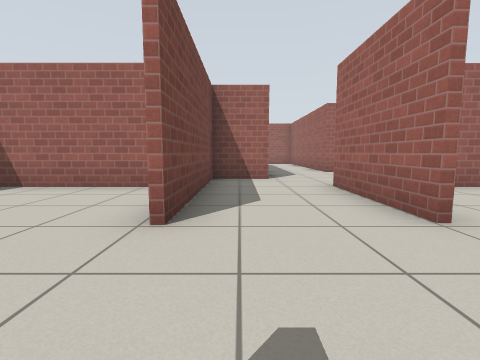
View 1 (above)

18 first-person views from a walk through a world built for the Gazebo simulator. The camera is 0.72 m above the floor, tilts 6° down and sees 85° across. The floor is counted in squares, 1 m on a side. Each view is taken from the middle of a square. On the plan, view 1 faces up. The plan holds only what a view shows up to about 9 squares ahead; the rest is blank. Simple patterns stand in for the simulator's built-in surfaces.

View 2
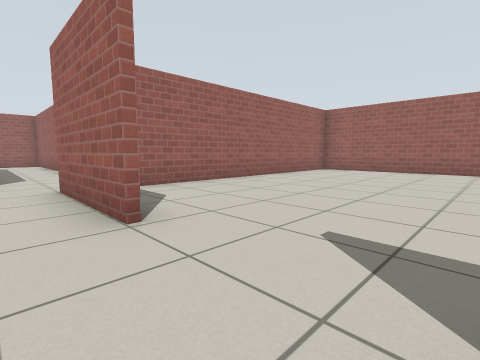

View 3
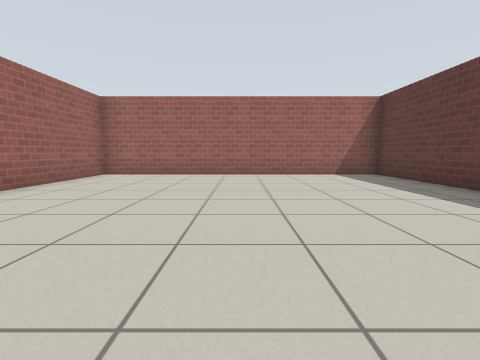

View 4
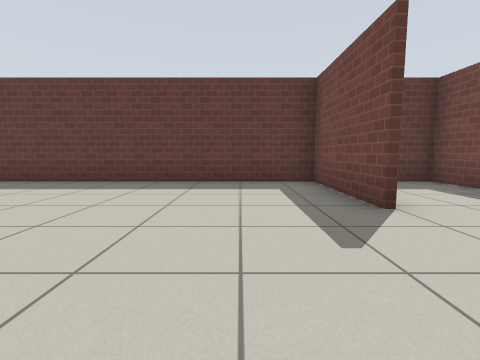

View 5
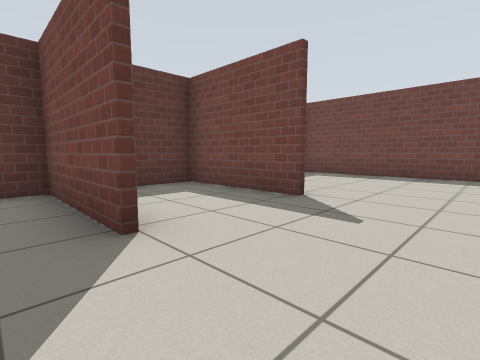

View 6
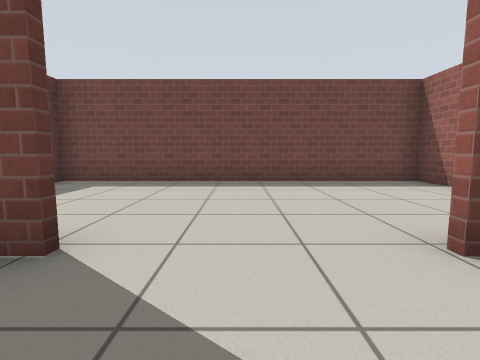

View 7
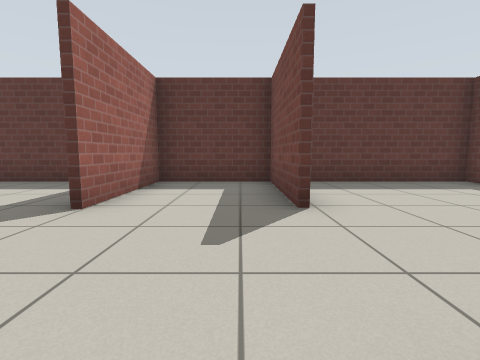

View 8
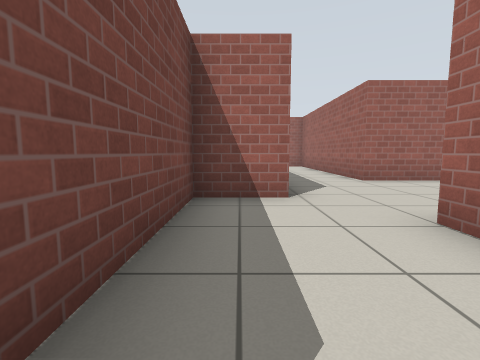

View 9
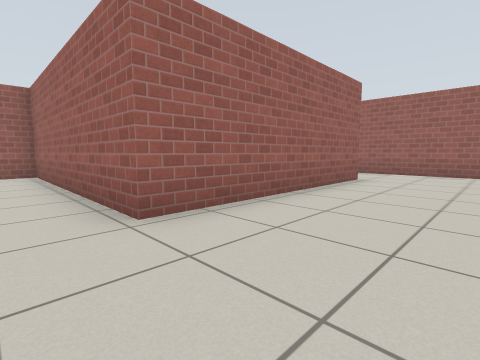

View 10
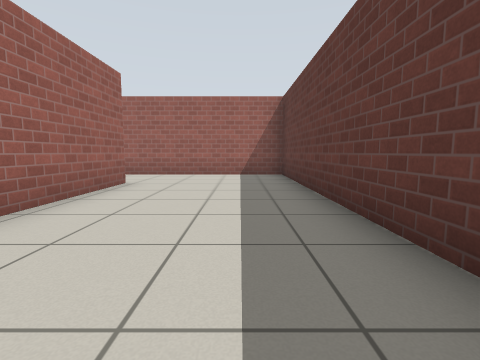

View 11
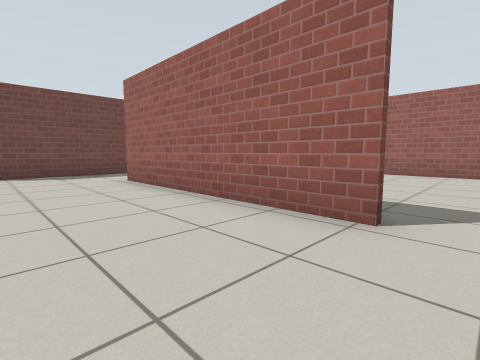

View 12
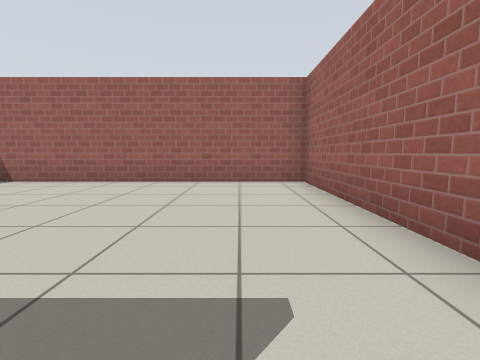

View 13
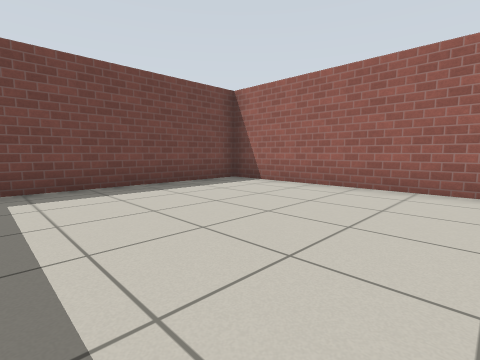

View 14
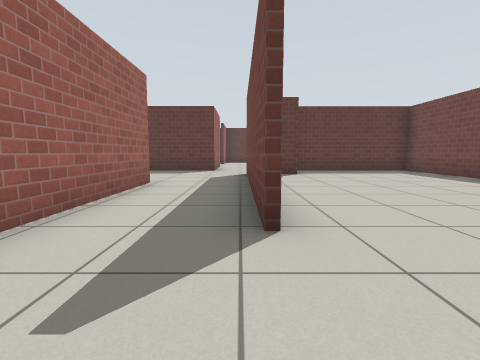

View 15
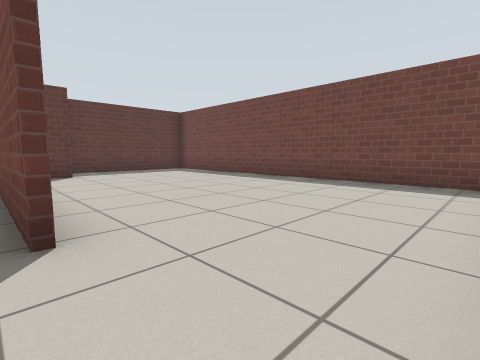

View 16
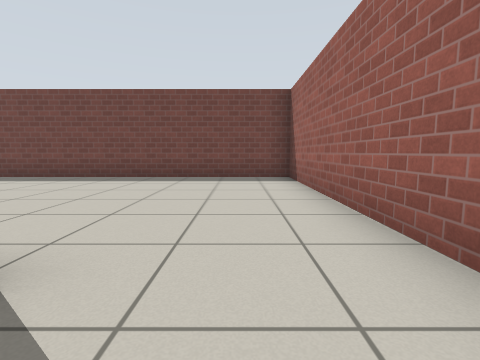

View 17
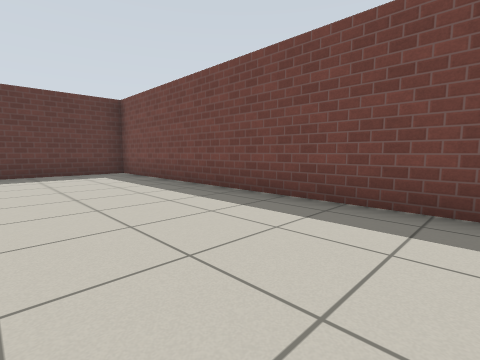

View 18
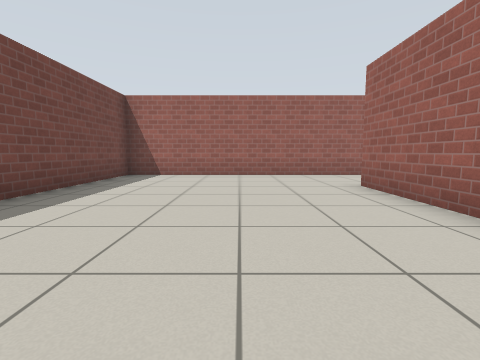

### Floor plan
Ten units are one square. View 1 is at (0, 0); x grows to the right and y downward. Boxes are objects, and circles mark ways between rooms. Rooms are numbered by the first view taken in them; rooms with no view inside come last. Other rooms are left out.
<svg viewBox="-61 -170 182 210">
<path fill="none" stroke="#000" d="M22 2 22 35M20 -25 20 -56M-8 2 -8 35M20 35 20 2M8 -72 -8 -72 -8 -25M-19 -55 -56 -55 -56 35 116 35 116 -60M116 -55 20 -55M92 -97 32 -97M44 -56 116 -56M116 -60 116 -104M8 -94 8 -72M33 -165 33 -111M116 -104 116 -164 30 -164M6 -108 6 -138M8 -138 8 -94M-10 -73 -4 -73M32 -97 32 -165M30 -164 -56 -164 -56 -56 -12 -56"/>
<circle cx="20" cy="-70" r="3" fill="#2a7"/>
<circle cx="105" cy="-100" r="3" fill="#2a7"/>
<circle cx="20" cy="-90" r="3" fill="#2a7"/>
<text x="30" y="-10">1</text>
<text x="70" y="-80">2</text>
<text x="70" y="-140">3</text>
<text x="-20" y="-120">4</text>
</svg>
Room 1 opens to room 2. Room 2 opens to room 3. Room 2 opens to room 4.

Where each view was taken, in squares from view 1:
view 1: 0 up, 0 right, facing up
view 2: 0 up, 1 right, facing up-right
view 3: 1 up, 3 right, facing right
view 4: 3 up, 4 right, facing down
view 5: 2 up, 3 right, facing down-left
view 6: 1 up, 1 right, facing left
view 7: 3 up, 0 right, facing down
view 8: 3 up, 0 right, facing up
view 9: 7 up, 2 right, facing up-right
view 10: 7 up, 3 right, facing right
view 11: 7 up, 10 right, facing up-left
view 12: 10 up, 10 right, facing up
view 13: 11 up, 9 right, facing up-left
view 14: 16 up, 1 right, facing down
view 15: 16 up, 1 right, facing down-left
view 16: 15 up, 2 right, facing left
view 17: 15 up, 2 left, facing down-left
view 18: 8 up, 2 left, facing up
